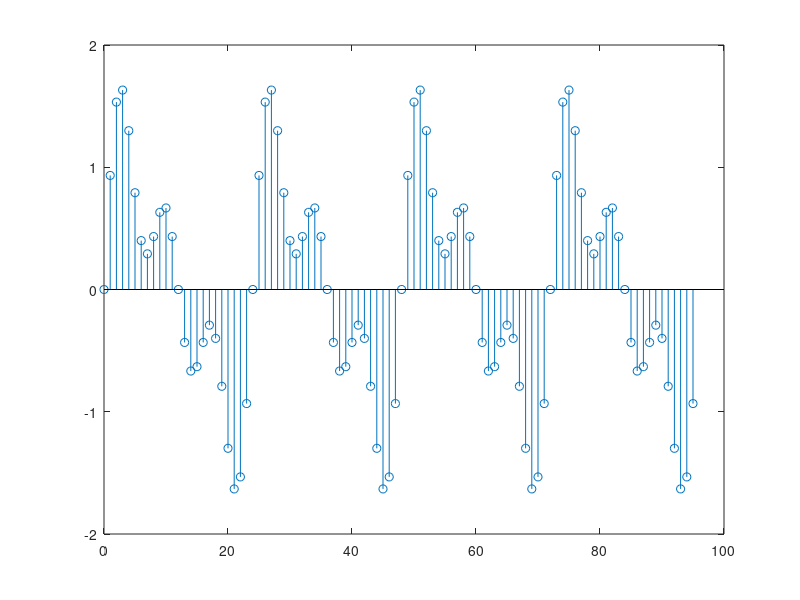

Write the MATLAB code that produced this figure. (Note: this script raises an error after producing the figure.)
%% Variable Initialization
clc;
close all;

%% Input signal for Decimation-Interpolation

n = 0:1:95;
f0 = 100;
f1 = 200;
f2 = 300;
fs = 2400;

xn = sin(2*pi*f0*n/fs) + 0.5*sin(2*pi*f1*n/fs) + 0.6*sin(2*pi*f2*n/fs);
stem(n, xn);

%% Question 1:
M = 2;
L = 2;
deciOut = decimator(M, 600, 2400, 101, xn);
yOut = interpolater(L, 600, 2400, 101, deciOut);
[err, errors] = calError(xn, yOut);
fprintf("Decimation-Interpolation Error for M=L=2 : %.4f \n", err);

stem(n, yOut);
stem(n, errors);

%% Question 2
M = 4;
L = 4;
deciOut = decimator(M, 300, 2400, 101, xn);
yOut = interpolater(L, 300, 2400, 101, deciOut);
[err, errors] = calError(xn, yOut);
fprintf("Decimation-Interpolation Error for M=L=4 : %.4f\n", err);
stem(n, yOut);
stem(n, errors);

%% Question 3
M = 8;
L = 8;
deciOut = decimator(M, 150, 2400, 101, xn);
yOut = interpolater(L, 150, 2400, 101, deciOut);
[err, errors] = calError(xn, yOut);
fprintf("Decimation-Interpolation Error for M=L=8 : %.4f \n", err)
stem(n, yOut);
stem(n, errors);

%% functions definations

function [error, errs] = calError(x, y)
    errs = y - x;
    error = mean(abs(errs));
end

function y = decimator(M, fc, fs, N, x)
    w = window(1,N);
    hd = filter(fs, fc, N);
    h = hd.*w;
    hlen = length(h);
    xlen = length(x);
    xf = conv(x, h);
    xf = xf((hlen-1)/2+1 : (hlen-1)/2+xlen);
    y = downsample(xf, M);
end

function y = interpolater(L, fc, fs, N, x)
    xu = upsample(x,L);
    xuLen = length(xu);
    w = window(1,N);
    hd = filter(fs, fc, N);
    h = L.*(hd.*w);
    hlen = length(h);
    y = conv(xu, h);
    y = y((hlen-1)/2+1 : (hlen-1)/2+xuLen);
end

function hd = filter(fs, fc, N)
    hd = zeros(1, N); % preallocation
    range = -(N-1)/2:1:(N-1)/2;
    wc = (2*pi*fc)/fs; % digital frequency
    for n = 1:length(range)
        if range(n)~=0
            hd(n) = sin(wc*range(n))/(pi*range(n));
        else
            hd(n) = wc/pi;
        end
    end
end

function win = window(style, N)
    winRange = 0:1:N-1;
    if style == 1
        win = 0.54 - 0.46*cos(2*pi.*winRange/(N-1)); %hamming window
    elseif style == 2
        win = 0.5 - 0.5*cos(2*pi.*winRange/(N-1)); %hanning window
    elseif style == 3
        win = 0.42 - 0.5*cos(2*pi.*winRange/(N-1)) + 0.08*cos(4*pi.*winRange/(N-1)); %blackman window
    end
end

